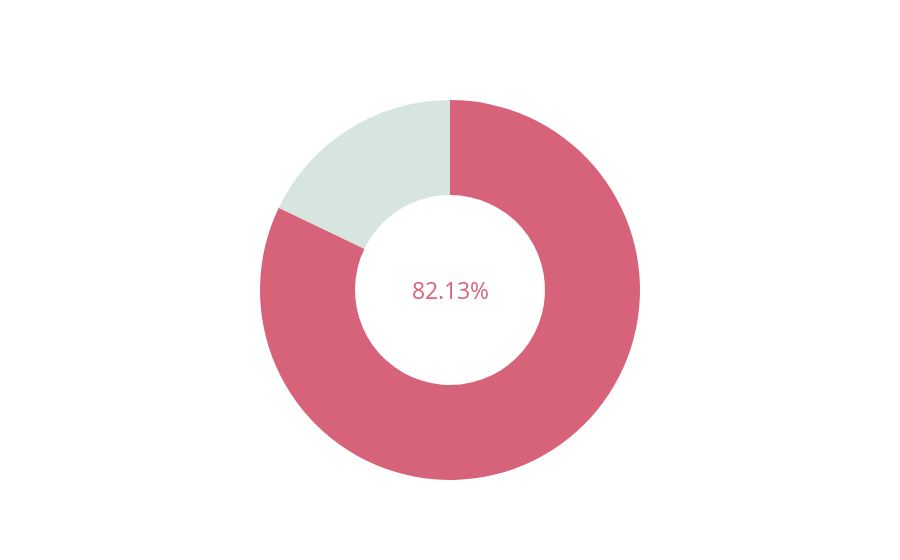

Write notebook code for a chart like this one.
### Code cell
percent_store_cd = '473'

store = df_plan[(df_plan['store_cd']== percent_store_cd) & (df_plan['real_flg']==1)]['jan'].nunique()/ df_plan[df_plan['store_cd']== percent_store_cd]['jan'].nunique()
labels = ['whole','store']
values = [1-store, store ]
colors = ['#D6E6DF', '#D7637A']
fig = go.Figure(data=[go.Pie(labels=labels, values=values, hole=.5, marker=dict(colors=colors))])
fig.update_traces(hoverinfo='none', textinfo='none', showlegend=False)
fig.update_layout(
    annotations=[dict(text=f"{store:.2%}", x=0.5, y=0.5, font=dict(size=23, color='#D7637A'), showarrow=False)])
fig.show()
print('計画SKU数:', df_plan['jan'].nunique())
print('実棚SKU数:', df_real['jan'].nunique())
print('一致SKU数:', df_plan[df_plan['real_flg']==1]['jan'].nunique())

### Figure 1 — Plotly figure (JSON) as saved in the notebook; plotly's stock layout.template omitted (floating-point values rounded to 4 significant figures)
{"data": [{"hole": 0.5, "hoverinfo": "none", "labels": ["whole", "store"], "marker": {"colors": ["#D6E6DF", "#D7637A"]}, "showlegend": false, "textinfo": "none", "type": "pie", "values": [0.1787, 0.8213]}], "layout": {"annotations": [{"font": {"color": "#D7637A", "size": 23}, "showarrow": false, "text": "82.13%", "x": 0.5, "y": 0.5}]}}
